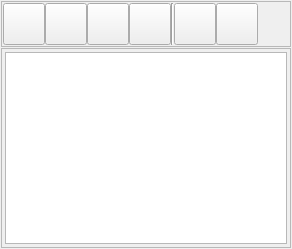
     <widget class="QWidget" name="tabGoods">
      <attribute name="title">
       <string>Goods</string>
      </attribute>
      <layout class="QGridLayout">
       <property name="leftMargin">
        <number>1</number>
       </property>
       <property name="topMargin">
        <number>1</number>
       </property>
       <property name="rightMargin">
        <number>1</number>
       </property>
       <property name="bottomMargin">
        <number>1</number>
       </property>
       <property name="spacing">
        <number>1</number>
       </property>
       <item row="1" column="0">
        <widget class="QFrame" name="frameGoods">
         <property name="sizePolicy">
          <sizepolicy hsizetype="Expanding" vsizetype="Expanding">
           <horstretch>0</horstretch>
           <verstretch>0</verstretch>
          </sizepolicy>
         </property>
         <property name="frameShape">
          <enum>QFrame::StyledPanel</enum>
         </property>
         <property name="frameShadow">
          <enum>QFrame::Raised</enum>
         </property>
         <layout class="QGridLayout" name="gridLayout_2">
          <property name="leftMargin">
           <number>3</number>
          </property>
          <property name="topMargin">
           <number>3</number>
          </property>
          <property name="rightMargin">
           <number>3</number>
          </property>
          <property name="bottomMargin">
           <number>3</number>
          </property>
          <item row="0" column="0">
           <widget class="alGoodsTable" name="goodsTab"/>
          </item>
         </layout>
        </widget>
       </item>
       <item row="0" column="0">
        <widget class="QFrame" name="frame4">
         <property name="sizePolicy">
          <sizepolicy hsizetype="Preferred" vsizetype="Minimum">
           <horstretch>0</horstretch>
           <verstretch>0</verstretch>
          </sizepolicy>
         </property>
         <property name="frameShape">
          <enum>QFrame::StyledPanel</enum>
         </property>
         <property name="frameShadow">
          <enum>QFrame::Raised</enum>
         </property>
         <layout class="QGridLayout">
          <property name="leftMargin">
           <number>1</number>
          </property>
          <property name="topMargin">
           <number>1</number>
          </property>
          <property name="rightMargin">
           <number>1</number>
          </property>
          <property name="bottomMargin">
           <number>1</number>
          </property>
          <property name="spacing">
           <number>0</number>
          </property>
          <item row="0" column="4">
           <widget class="Line" name="line1">
            <property name="frameShape">
             <enum>QFrame::VLine</enum>
            </property>
            <property name="frameShadow">
             <enum>QFrame::Sunken</enum>
            </property>
           </widget>
          </item>
          <item row="0" column="5">
           <widget class="QPushButton" name="btnLevelUp">
            <property name="minimumSize">
             <size>
              <width>42</width>
              <height>42</height>
             </size>
            </property>
            <property name="maximumSize">
             <size>
              <width>42</width>
              <height>42</height>
             </size>
            </property>
            <property name="text">
             <string/>
            </property>
            <property name="icon">
             <iconset resource="aldebaran.qrc">
              <normaloff>:/images/up.png</normaloff>:/images/up.png</iconset>
            </property>
            <property name="iconSize">
             <size>
              <width>32</width>
              <height>32</height>
             </size>
            </property>
           </widget>
          </item>
          <item row="0" column="6">
           <widget class="QPushButton" name="btnHome">
            <property name="minimumSize">
             <size>
              <width>42</width>
              <height>42</height>
             </size>
            </property>
            <property name="maximumSize">
             <size>
              <width>42</width>
              <height>42</height>
             </size>
            </property>
            <property name="text">
             <string/>
            </property>
            <property name="icon">
             <iconset resource="aldebaran.qrc">
              <normaloff>:/images/home.png</normaloff>:/images/home.png</iconset>
            </property>
            <property name="iconSize">
             <size>
              <width>32</width>
              <height>32</height>
             </size>
            </property>
           </widget>
          </item>
          <item row="0" column="1">
           <widget class="QPushButton" name="btnNewGroup">
            <property name="minimumSize">
             <size>
              <width>42</width>
              <height>42</height>
             </size>
            </property>
            <property name="maximumSize">
             <size>
              <width>42</width>
              <height>42</height>
             </size>
            </property>
            <property name="text">
             <string/>
            </property>
            <property name="icon">
             <iconset resource="aldebaran.qrc">
              <normaloff>:/images/group.png</normaloff>:/images/group.png</iconset>
            </property>
            <property name="iconSize">
             <size>
              <width>32</width>
              <height>32</height>
             </size>
            </property>
           </widget>
          </item>
          <item row="0" column="0">
           <widget class="QPushButton" name="btnNew">
            <property name="minimumSize">
             <size>
              <width>42</width>
              <height>42</height>
             </size>
            </property>
            <property name="maximumSize">
             <size>
              <width>42</width>
              <height>42</height>
             </size>
            </property>
            <property name="text">
             <string/>
            </property>
            <property name="icon">
             <iconset resource="aldebaran.qrc">
              <normaloff>:/images/element.png</normaloff>:/images/element.png</iconset>
            </property>
            <property name="iconSize">
             <size>
              <width>32</width>
              <height>32</height>
             </size>
            </property>
           </widget>
          </item>
          <item row="0" column="3">
           <widget class="QPushButton" name="btnDelete">
            <property name="minimumSize">
             <size>
              <width>42</width>
              <height>42</height>
             </size>
            </property>
            <property name="maximumSize">
             <size>
              <width>42</width>
              <height>42</height>
             </size>
            </property>
            <property name="text">
             <string/>
            </property>
            <property name="icon">
             <iconset resource="aldebaran.qrc">
              <normaloff>:/images/delete.png</normaloff>:/images/delete.png</iconset>
            </property>
            <property name="iconSize">
             <size>
              <width>32</width>
              <height>32</height>
             </size>
            </property>
           </widget>
          </item>
          <item row="0" column="2">
           <widget class="QPushButton" name="btnEdit">
            <property name="minimumSize">
             <size>
              <width>42</width>
              <height>42</height>
             </size>
            </property>
            <property name="maximumSize">
             <size>
              <width>42</width>
              <height>42</height>
             </size>
            </property>
            <property name="text">
             <string/>
            </property>
            <property name="icon">
             <iconset resource="aldebaran.qrc">
              <normaloff>:/images/edit.png</normaloff>:/images/edit.png</iconset>
            </property>
            <property name="iconSize">
             <size>
              <width>32</width>
              <height>32</height>
             </size>
            </property>
           </widget>
          </item>
          <item row="0" column="7">
           <spacer name="spacer3">
            <property name="orientation">
             <enum>Qt::Horizontal</enum>
            </property>
            <property name="sizeType">
             <enum>QSizePolicy::Expanding</enum>
            </property>
            <property name="sizeHint" stdset="0">
             <size>
              <width>31</width>
              <height>31</height>
             </size>
            </property>
           </spacer>
          </item>
         </layout>
        </widget>
       </item>
      </layout>
     </widget>
